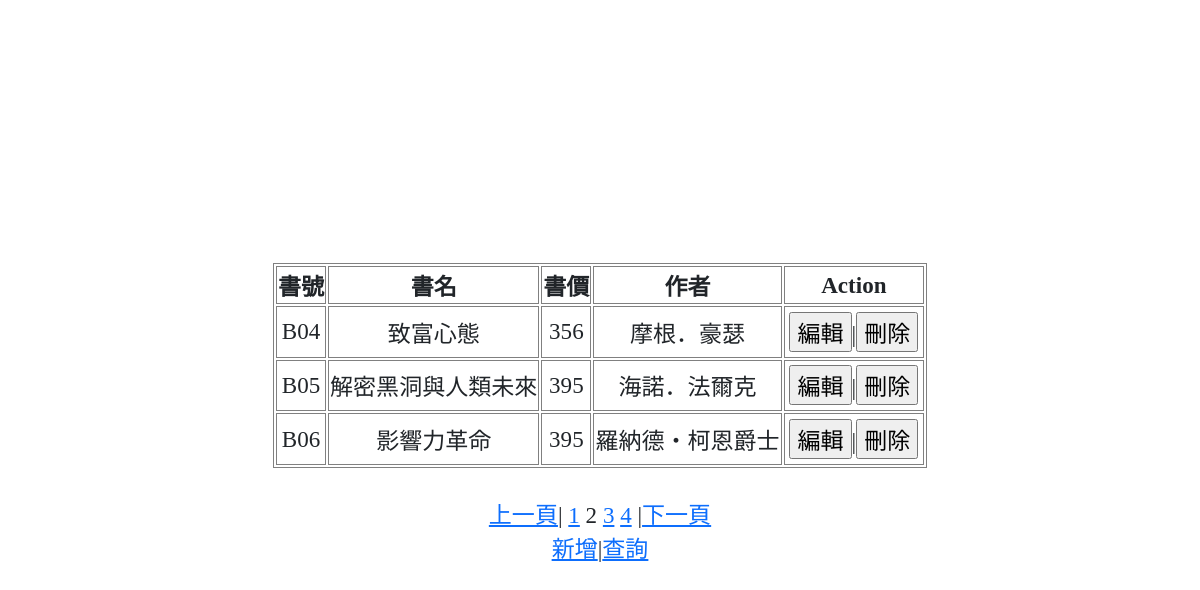
Screenshot of /20211215/index.php?Pages=2 with the database file from the repository.
### tables this page shows
CREATE TABLE IF NOT EXISTS `books` (
  `bookid` varchar(10) NOT NULL,
  `booktitle` varchar(50) NOT NULL,
  `bookprice` int NOT NULL,
  `bookauthor` varchar(10) NOT NULL,
  PRIMARY KEY (`bookid`)
);

### 20211215/index.php (the view, shortened to what this page needs)
<html>
<head>
    <link href="https://cdn.jsdelivr.net/npm/bootstrap@5.0.2/dist/css/bootstrap.min.css" rel="stylesheet">
</head>
<body class="d-flex justify-content-center align-items-center">
</body>
</html>
<?php
$link = new mysqli('localhost', "root", "A1234567", 'library');
$per = 3;
$pages = isset($_GET['Pages']) ? $_GET['Pages'] : 1;
$result = $link->query("select bookid as 書號,booktitle as 書名,bookprice as 書價,bookauthor as 作者 from books");
$data = [];
while ($r = $result->fetch_assoc()) {
    $data[] = $r;
}
$total = ceil(count($data) / $per);
echo "<div class='d-flex flex-column align-items-center'><table border='1' class='text-center'><tr>";
foreach (array_keys(current($data)) as $i) {
    echo "<th>$i</th>";
}
echo "<th>Action</th></tr>";
for ($i = ($pages - 1) * $per, $z = 0; $i < ($per * $pages) && $i < count($data) && $z < $per; $i++, $z+2) {
    echo "<tr>";
    foreach ($data[$i] as $j) {
        echo "<td>$j</td>";
    }
    echo "<td class='d-flex justify-content-center align-center p-1'>";
    echo "<form action='edit.php' method='POST' class='m-0'>";
    echo "<input type='submit' name='edit' value='編輯''>";
    echo "|";
    echo "<input type='hidden' name='Pages' value=$pages></form>";
    $onsubmit='return confirm("您確定要刪除嗎？")?true:false';
    echo "<form action='controller.php' method='POST' class='m-0' onsubmit='$onsubmit'>";
    echo " <input type='submit' name='delete' value='刪除'>";
    echo "</form></td></tr>";
}
echo "</table><div>";
if ($pages != 1) {
    echo "<a href='index.php?Pages=" . ($pages - 1) . "'>上一頁</a>| ";
}
for ($i = 1; $i <= $total; $i++) {
    if ($i != $pages)
        echo "<a href='index.php?Pages=$i'>$i</a> ";
    else
        echo "$i ";
}
if ($pages < $total) {
    echo "|<a href='index.php?Pages=" . ($pages + 1) . "'>下一頁</a>";
}
echo "</div>";
echo "<div><a href='add.php'>新增</a>|<a href='search.php'>查詢</a></div>";
echo "</div>";
?>

### 20211215/index.php (style rules this page uses)
* { font-family: 'dfkai-sb'; font-size: 1.2rem; }
table { margin: 30px; border-collapse: separate; }
table, th, td, tr { border-width: 1px; border-style: double; }

### rows the page displays
books: bookid "B04", booktitle "致富心態", bookprice "356", bookauthor "摩根．豪瑟"
books: bookid "B05", booktitle "解密黑洞與人類未來", bookprice "395", bookauthor "海諾．法爾克"
books: bookid "B06", booktitle "影響力革命", bookprice "395", bookauthor "羅納德・柯恩爵士"

### other values shown
$i "書號"
$i "書名"
$i "書價"
$i "作者"
